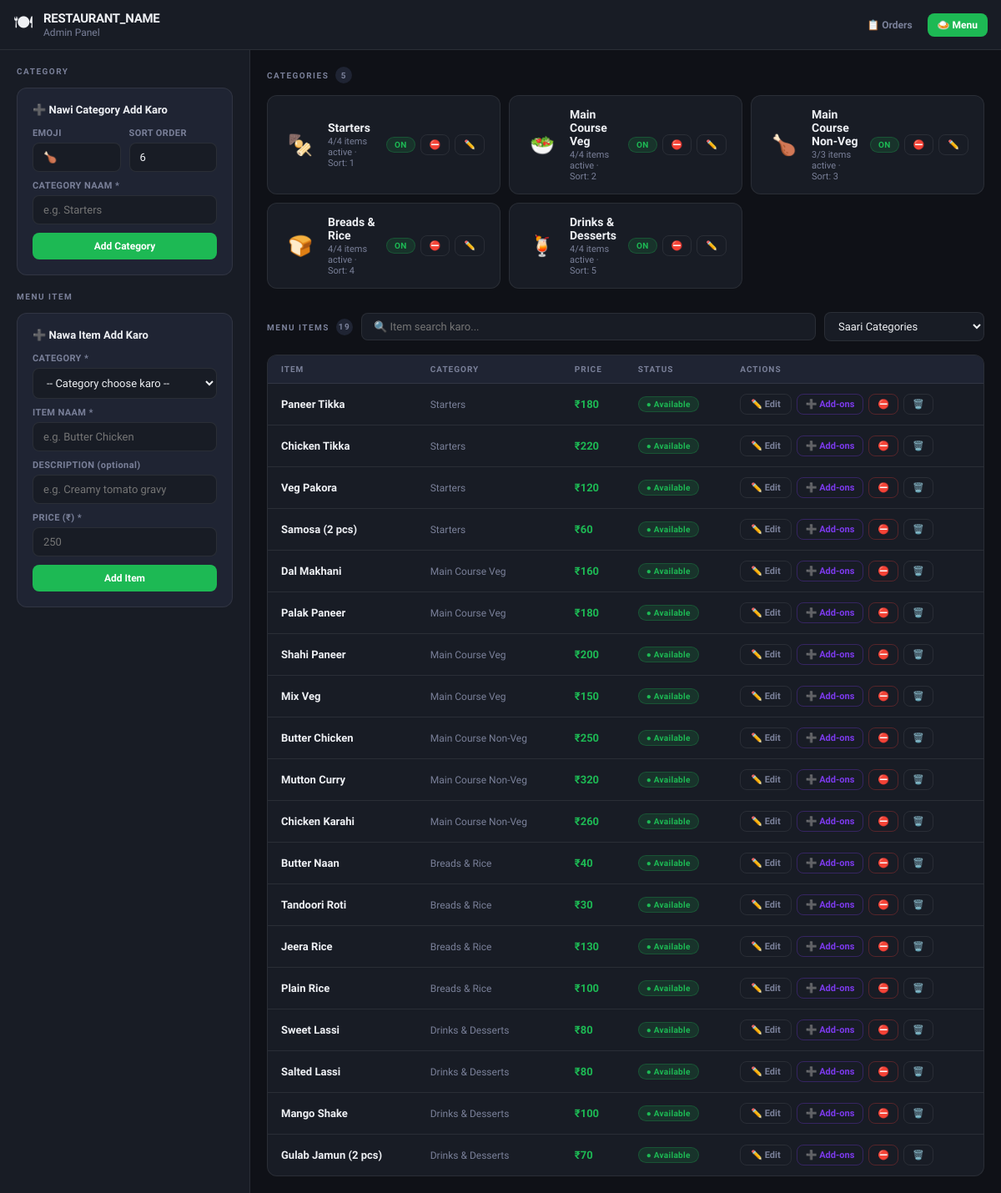
Screenshot of /admin/menu.php (signed in) with the database file from the repository.
### tables this page shows
CREATE TABLE categories (
    id INT AUTO_INCREMENT PRIMARY KEY,
    name VARCHAR(100) NOT NULL,
    emoji VARCHAR(10) DEFAULT '',
    sort_order INT DEFAULT 0,
    is_active TINYINT(1) DEFAULT 1
);

CREATE TABLE menu_items (
    id INT AUTO_INCREMENT PRIMARY KEY,
    category_id INT NOT NULL,
    name VARCHAR(150) NOT NULL,
    description VARCHAR(255) DEFAULT '',
    price DECIMAL(10,2) NOT NULL,
    is_available TINYINT(1) DEFAULT 1,
    FOREIGN KEY (category_id) REFERENCES categories(id)
);

### admin/menu.php (the view, shortened to what this page needs)
<?php
$db  = getDB();
$categories = $db->query("SELECT * FROM categories ORDER BY sort_order, id")->fetchAll();
$items      = $db->query("SELECT mi.*, c.name AS cat_name FROM menu_items mi JOIN categories c ON mi.category_id=c.id ORDER BY mi.category_id, mi.id")->fetchAll();
?>
<!DOCTYPE html>
<html lang="pa">
<head>
</head>
<body>
<div class="header">
  <span class="header-logo">🍽</span>
  <div>
    <div class="header-title"><?= htmlspecialchars(RESTAURANT_NAME) ?></div>
    <div class="header-sub">Admin Panel</div>
  </div>
  <nav class="header-nav">
    <a href="index.php">📋 Orders</a>
    <a href="menu.php" class="active">🍛 Menu</a>
  </nav>
</div>
<div class="layout">
<aside class="sidebar">
  <div class="section-title">Category</div>
  <div class="form-card">
    <h3>➕ Nawi Category Add Karo</h3>
    <form method="POST">
      <div class="field-row">
        <div class="field">
          <label>EMOJI</label>
          <input type="text" name="emoji" placeholder="🍗" maxlength="4">
        </div>
        <div class="field">
          <label>SORT ORDER</label>
          <input type="number" name="sort_order" value="<?= count($categories)+1 ?>" min="1">
        </div>
      </div>
      <div class="field">
        <label>CATEGORY NAAM *</label>
        <input type="text" name="name" placeholder="e.g. Starters" required>
      </div>
      <button type="submit" class="btn btn-green btn-full">Add Category</button>
    </form>
  </div>
  <div class="section-title" style="margin-top:8px">Menu Item</div>
  <div class="form-card">
    <h3>➕ Nawa Item Add Karo</h3>
    <form method="POST">
      <div class="field">
        <label>CATEGORY *</label>
        <select name="category_id" required>
          <option value="">-- Category choose karo --</option>
        </select>
      </div>
      <div class="field">
        <label>ITEM NAAM *</label>
        <input type="text" name="name" placeholder="e.g. Butter Chicken" required>
      </div>
      <div class="field">
        <label>DESCRIPTION (optional)</label>
        <input type="text" name="description" placeholder="e.g. Creamy tomato gravy">
      </div>
      <div class="field">
        <label>PRICE (₹) *</label>
        <input type="number" name="price" placeholder="250" min="1" step="0.01" required>
      </div>
      <button type="submit" class="btn btn-green btn-full">Add Item</button>
    </form>
  </div>
</aside>
<main class="main">
  <div class="section-title">Categories <span class="count-pill"><?= count($categories) ?></span></div>
  <div class="cat-grid" style="grid-template-columns: repeat(auto-fill, minmax(260px, 1fr))">
    <?php foreach ($categories as $c):
      $itemCount = count(array_filter($items, fn($i) => $i['category_id'] == $c['id']));
      $activeCount = count(array_filter($items, fn($i) => $i['category_id'] == $c['id'] && $i['is_available']));
    ?>
    <div class="cat-card <?= !$c['is_active'] ? 'disabled-row' : '' ?>">
      <div class="cat-emoji"><?= htmlspecialchars($c['emoji'] ?: '📦') ?></div>
      <div class="cat-info">
        <div class="cat-name"><?= htmlspecialchars($c['name']) ?></div>
        <div class="cat-meta"><?= $activeCount ?>/<?= $itemCount ?> items active · Sort: <?= $c['sort_order'] ?></div>
      </div>
      <div class="cat-actions">
        <?php if ($c['is_active']): ?>
          <span class="badge badge-on">ON</span>
          <a href="?action=toggle_category&id=<?= $c['id'] ?>&val=0" class="btn btn-outline" style="padding:5px 10px;font-size:11px" title="Disable">⛔</a>
        <?php else: ?>
          <span class="badge badge-off">OFF</span>
          <a href="?action=toggle_category&id=<?= $c['id'] ?>&val=1" class="btn btn-outline" style="padding:5px 10px;font-size:11px" title="Enable">✅</a>
        <?php endif; ?>
        <a href="?edit_cat=<?= $c['id'] ?>#cat-modal" class="btn btn-outline" style="padding:5px 10px;font-size:11px" title="Edit">✏️</a>
      </div>
    </div>
    <?php endforeach; ?>
  </div>
  <div class="filter-bar">
    <div class="section-title" style="margin-bottom:0">Menu Items <span class="count-pill"><?= count($items) ?></span></div>
    <input type="text" id="searchInput" placeholder="🔍 Item search karo..." oninput="filterItems()">
    <select id="catFilter" onchange="filterItems()">
      <option value="">Saari Categories</option>
    </select>
  </div>
  <div class="items-table-wrap">
    <table class="items-table" id="itemsTable">
      <thead>
        <tr>
          <th>Item</th>
          <th>Category</th>
          <th>Price</th>
          <th>Status</th>
          <th>Actions</th>
        </tr>
      </thead>
      <tbody>
        <?php foreach ($items as $item): ?>
        <tr class="item-row <?= !$item['is_available'] ? 'disabled-row' : '' ?>" data-cat="<?= $item['category_id'] ?>" data-name="<?= strtolower($item['name']) ?>">
          <td>
            <div class="item-name"><?= htmlspecialchars($item['name']) ?></div>
          </td>
          <td style="color:var(--muted);font-size:12px"><?= htmlspecialchars($item['cat_name']) ?></td>
          <td><span class="price-tag">₹<?= number_format($item['price'], 0) ?></span></td>
          <td>
            <?php if ($item['is_available']): ?>
              <span class="badge badge-on">● Available</span>
            <?php else: ?>
              <span class="badge badge-off">● Disabled</span>
            <?php endif; ?>
          </td>
          <td>
            <div class="actions-cell">
              <a href="?edit_item=<?= $item['id'] ?>#item-modal" class="btn btn-outline" style="padding:5px 12px;font-size:11px">✏️ Edit</a>
              <a href="?addons=<?= $item['id'] ?>#addon-modal" class="btn btn-outline" style="padding:5px 10px;font-size:11px;color:#7c3aed;border-color:rgba(124,58,237,.3)" title="Add-ons manage karo">➕ Add-ons</a>
              <?php if ($item['is_available']): ?>
                <a href="?action=toggle_item&id=<?= $item['id'] ?>&val=0" class="btn btn-outline" style="padding:5px 10px;font-size:11px;color:#e57373;border-color:rgba(229,57,53,.3)" title="Disable">⛔</a>
              <?php else: ?>
                <a href="?action=toggle_item&id=<?= $item['id'] ?>&val=1" class="btn btn-outline" style="padding:5px 10px;font-size:11px;color:var(--green);border-color:rgba(29,185,84,.3)" title="Enable">✅</a>
              <?php endif; ?>
              <a href="?action=delete_item&id=<?= $item['id'] ?>" class="btn btn-outline" style="padding:5px 10px;font-size:11px;color:#e57373" title="Delete" onclick="return confirm('Delete karna sure ho? Undo nahi ho sakda!')">🗑️</a>
            </div>
          </td>
        </tr>
        <?php endforeach; ?>
      </tbody>
    </table>
  </div>
</main>
</div>
</body>
</html>

### rows the page displays
categories: emoji "🍢", name "Starters", activeCount "4", itemCount "4", sort_order "1"
categories: emoji "🥗", name "Main Course Veg", activeCount "4", itemCount "4", sort_order "2"
categories: emoji "🍗", name "Main Course Non-Veg", activeCount "3", itemCount "3", sort_order "3"
categories: emoji "🍞", name "Breads & Rice", activeCount "4", itemCount "4", sort_order "4"
categories: emoji "🍹", name "Drinks & Desserts", activeCount "4", itemCount "4", sort_order "5"
menu_items: name "Paneer Tikka", category.name "Starters", price "180", is_available "● Available"
menu_items: name "Chicken Tikka", category.name "Starters", price "220", is_available "● Available"
menu_items: name "Veg Pakora", category.name "Starters", price "120", is_available "● Available"
menu_items: name "Samosa (2 pcs)", category.name "Starters", price "60", is_available "● Available"
menu_items: name "Dal Makhani", category.name "Main Course Veg", price "160", is_available "● Available"
menu_items: name "Palak Paneer", category.name "Main Course Veg", price "180", is_available "● Available"
menu_items: name "Shahi Paneer", category.name "Main Course Veg", price "200", is_available "● Available"
menu_items: name "Mix Veg", category.name "Main Course Veg", price "150", is_available "● Available"
menu_items: name "Butter Chicken", category.name "Main Course Non-Veg", price "250", is_available "● Available"
menu_items: name "Mutton Curry", category.name "Main Course Non-Veg", price "320", is_available "● Available"
menu_items: name "Chicken Karahi", category.name "Main Course Non-Veg", price "260", is_available "● Available"
menu_items: name "Butter Naan", category.name "Breads & Rice", price "40", is_available "● Available"
menu_items: name "Tandoori Roti", category.name "Breads & Rice", price "30", is_available "● Available"
menu_items: name "Jeera Rice", category.name "Breads & Rice", price "130", is_available "● Available"
menu_items: name "Plain Rice", category.name "Breads & Rice", price "100", is_available "● Available"
menu_items: name "Sweet Lassi", category.name "Drinks & Desserts", price "80", is_available "● Available"
menu_items: name "Salted Lassi", category.name "Drinks & Desserts", price "80", is_available "● Available"
menu_items: name "Mango Shake", category.name "Drinks & Desserts", price "100", is_available "● Available"
menu_items: name "Gulab Jamun (2 pcs)", category.name "Drinks & Desserts", price "70", is_available "● Available"

### other values shown
RESTAURANT_NAME "RESTAURANT_NAME"
count($categories) "5"
count($items) "19"
